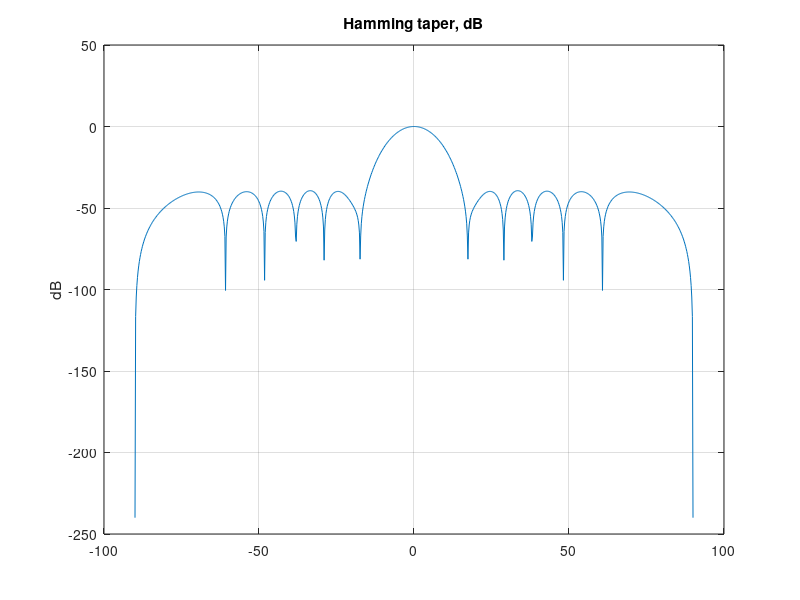

This chart was generated by the following MATLAB code:
% Окно Хэмминга
% Снижение боковых ценой ширины луча

N = 16;
theta = -90:0.2:90;
AF = zeros(1, numel(theta));
for k = 1:N
    w = 0.54 - 0.46*cos(2*pi*(k-1)/(N-1));
    AF = AF + w*exp(1i*pi*(k-1)*sind(theta));
end
figure;
plot(theta, 20*log10(abs(AF)/sum(0.54 - 0.46*cos(2*pi*(0:N-1)/(N-1))) + 1e-12));
title('Hamming taper, dB'); ylabel('dB'); grid on;

%{
@play
{
 "title": "Hamming window",
 "groups": [
  {
   "name": "Array",
   "controls": [
    {
     "var": "N",
     "label": "Element count",
     "min": 8,
     "max": 64,
     "step": 2,
     "default": 16
    }
   ]
  }
 ]
}
%}
